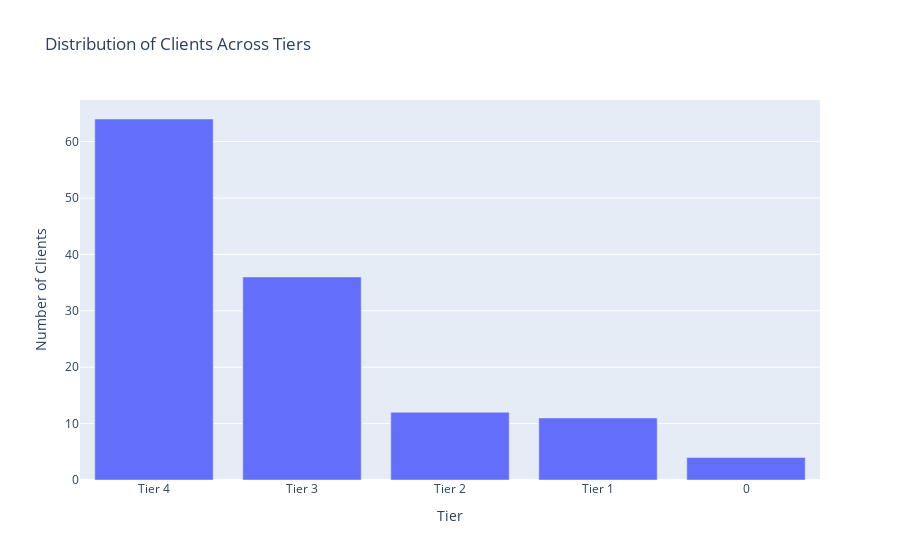
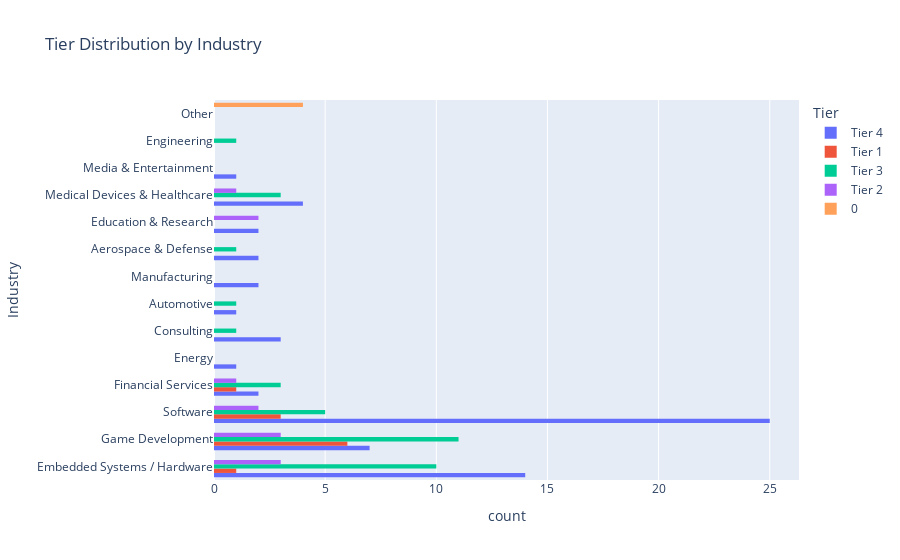
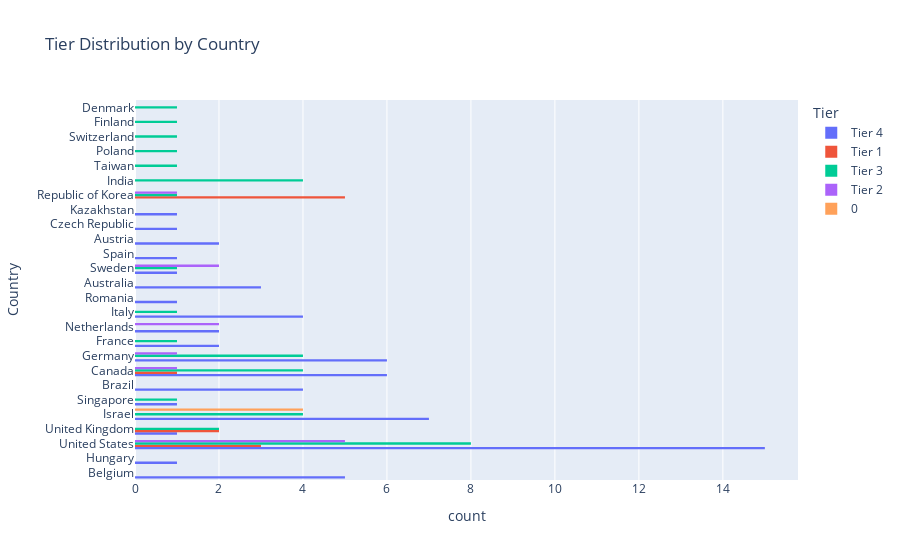
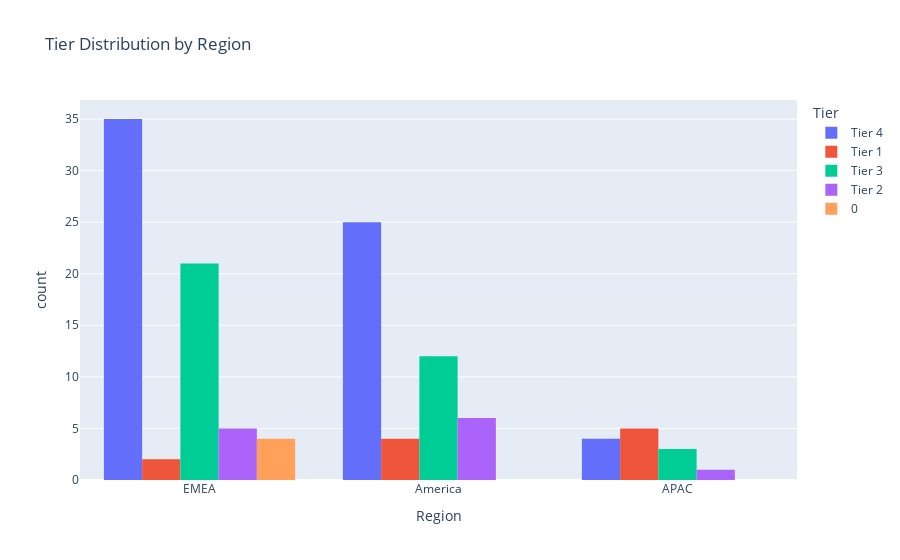

Notebook source saved alongside these figures, in order:
### Code cell
# Data Cleaning
survey_data_cleaned = survey_data.drop([0, 1])  # Drop first two rows
column_names = survey_data.iloc[0]  # Use the first row as column names
survey_data_cleaned.columns = column_names
survey_data_cleaned = survey_data_cleaned[survey_data_cleaned['Tier'] != '0']  # Remove '0' entries in Tier

# EDA: Distribution of clients across different Tiers
tier_distribution = survey_data_cleaned['Tier'].value_counts()
tier_distribution_fig = px.bar(tier_distribution, 
                               x=tier_distribution.index, 
                               y=tier_distribution.values, 
                               labels={'y': 'Number of Clients', 'index': 'Tier'},
                               title='Distribution of Clients Across Tiers')
tier_distribution_fig.show()

# EDA: Relationship between Tier and Industry
industry_tier_fig = px.histogram(survey_data_cleaned, 
                                 y="Industry", 
                                 color="Tier", 
                                 barmode='group',
                                 title='Tier Distribution by Industry')
industry_tier_fig.show()

# EDA: Relationship between Tier and Country
country_tier_fig = px.histogram(survey_data_cleaned, 
                                y="Country", 
                                color="Tier", 
                                barmode='group',
                                title='Tier Distribution by Country')
country_tier_fig.show()

# EDA: Relationship between Tier and Region
region_tier_fig = px.histogram(survey_data_cleaned, 
                               x="Region", 
                               color="Tier", 
                               barmode='group',
                               title='Tier Distribution by Region')
region_tier_fig.show()

# Additional exploration: 'Account ARR' and 'Account Age'
survey_data_cleaned['Account ARR'] = pd.to_numeric(survey_data_cleaned['Account ARR'], errors='coerce')
survey_data_cleaned['Account Age'] = pd.to_numeric(survey_data_cleaned['Account Age'], errors='coerce')

account_arr_fig = px.box(survey_data_cleaned, y='Account ARR', title='Distribution of Account ARR')
account_arr_fig.show()

account_age_fig = px.box(survey_data_cleaned, y='Account Age', title='Distribution of Account Age')
account_age_fig.show()

### Figure 1 — Plotly figure (JSON) as saved in the notebook; plotly's stock layout.template omitted (floating-point values rounded to 4 significant figures)
{"data": [{"alignmentgroup": "True", "hovertemplate": "Tier=%{x}<br>Number of Clients=%{y}<extra></extra>", "legendgroup": "", "marker": {"color": "#636efa", "pattern": {"shape": ""}}, "name": "", "offsetgroup": "", "orientation": "v", "showlegend": false, "textposition": "auto", "type": "bar", "x": ["Tier 4", "Tier 3", "Tier 2", "Tier 1", 0], "xaxis": "x", "y": [64, 36, 12, 11, 4], "yaxis": "y"}], "layout": {"barmode": "relative", "legend": {"tracegroupgap": 0}, "title": {"text": "Distribution of Clients Across Tiers"}, "xaxis": {"anchor": "y", "domain": [0, 1], "title": {"text": "Tier"}}, "yaxis": {"anchor": "x", "domain": [0, 1], "title": {"text": "Number of Clients"}}}}

### Figure 2 — Plotly figure (JSON) as saved in the notebook; plotly's stock layout.template omitted (floating-point values rounded to 4 significant figures)
{"data": [{"alignmentgroup": "True", "bingroup": "y", "hovertemplate": "Tier=Tier 4<br>count=%{x}<br>Industry=%{y}<extra></extra>", "legendgroup": "Tier 4", "marker": {"color": "#636efa", "pattern": {"shape": ""}}, "name": "Tier 4", "offsetgroup": "Tier 4", "orientation": "h", "showlegend": true, "type": "histogram", "xaxis": "x", "y": ["Embedded Systems / Hardware", "Game Development", "Embedded Systems / Hardware", "Software", "Financial Services", "Energy", "Embedded Systems / Hardware", "Embedded Systems / Hardware", "Software", "Software", "Game Development", "Consulting", "Software", "Software", "Game Development", "Automotive", "Manufacturing", "Software", "Software", "Software", "Software", "Aerospace & Defense", "Education & Research", "Medical Devices & Healthcare", "Software", "Embedded Systems / Hardware", "Software", "Medical Devices & Healthcare", "Consulting", "Software", "Aerospace & Defense", "Software", "Software", "Embedded Systems / Hardware", "Software", "Medical Devices & Healthcare", "Embedded Systems / Hardware", "Embedded Systems / Hardware", "Software", "Software", "Software", "Software", "Embedded Systems / Hardware", "Software", "Game Development", "Software", "Software", "Game Development", "Software", "Embedded Systems / Hardware", "Embedded Systems / Hardware", "Financial Services", "Embedded Systems / Hardware", "Consulting", "Medical Devices & Healthcare", "Media & Entertainment", "Manufacturing", "Software", "Education & Research", "Embedded Systems / Hardware", "Software", "Embedded Systems / Hardware", "Game Development", "Game Development"], "yaxis": "y"}, {"alignmentgroup": "True", "bingroup": "y", "hovertemplate": "Tier=Tier 1<br>count=%{x}<br>Industry=%{y}<extra></extra>", "legendgroup": "Tier 1", "marker": {"color": "#EF553B", "pattern": {"shape": ""}}, "name": "Tier 1", "offsetgroup": "Tier 1", "orientation": "h", "showlegend": true, "type": "histogram", "xaxis": "x", "y": ["Game Development", "Game Development", "Software", "Software", "Game Development", "Financial Services", "Game Development", "Embedded Systems / Hardware", "Game Development", "Game Development", "Software"], "yaxis": "y"}, {"alignmentgroup": "True", "bingroup": "y", "hovertemplate": "Tier=Tier 3<br>count=%{x}<br>Industry=%{y}<extra></extra>", "legendgroup": "Tier 3", "marker": {"color": "#00cc96", "pattern": {"shape": ""}}, "name": "Tier 3", "offsetgroup": "Tier 3", "orientation": "h", "showlegend": true, "type": "histogram", "xaxis": "x", "y": ["Game Development", "Automotive", "Embedded Systems / Hardware", "Game Development", "Embedded Systems / Hardware", "Game Development", "Aerospace & Defense", "Game Development", "Software", "Game Development", "Software", "Embedded Systems / Hardware", "Embedded Systems / Hardware", "Embedded Systems / Hardware", "Financial Services", "Embedded Systems / Hardware", "Embedded Systems / Hardware", "Game Development", "Medical Devices & Healthcare", "Game Development", "Consulting", "Engineering", "Embedded Systems / Hardware", "Software", "Financial Services", "Medical Devices & Healthcare", "Medical Devices & Healthcare", "Game Development", "Game Development", "Software", "Software", "Embedded Systems / Hardware", "Game Development", "Embedded Systems / Hardware", "Financial Services", "Game Development"], "yaxis": "y"}, {"alignmentgroup": "True", "bingroup": "y", "hovertemplate": "Tier=Tier 2<br>count=%{x}<br>Industry=%{y}<extra></extra>", "legendgroup": "Tier 2", "marker": {"color": "#ab63fa", "pattern": {"shape": ""}}, "name": "Tier 2", "offsetgroup": "Tier 2", "orientation": "h", "showlegend": true, "type": "histogram", "xaxis": "x", "y": ["Embedded Systems / Hardware", "Medical Devices & Healthcare", "Education & Research", "Financial Services", "Software", "Game Development", "Education & Research", "Game Development", "Embedded Systems / Hardware", "Software", "Game Development", "Embedded Systems / Hardware"], "yaxis": "y"}, {"alignmentgroup": "True", "bingroup": "y", "hovertemplate": "Tier=0<br>count=%{x}<br>Industry=%{y}<extra></extra>", "legendgroup": "0", "marker": {"color": "#FFA15A", "pattern": {"shape": ""}}, "name": "0", "offsetgroup": "0", "orientation": "h", "showlegend": true, "type": "histogram", "xaxis": "x", "y": ["Other", "Other", "Other", "Other"], "yaxis": "y"}], "layout": {"barmode": "group", "legend": {"title": {"text": "Tier"}, "tracegroupgap": 0}, "title": {"text": "Tier Distribution by Industry"}, "xaxis": {"anchor": "y", "domain": [0, 1], "title": {"text": "count"}}, "yaxis": {"anchor": "x", "domain": [0, 1], "title": {"text": "Industry"}}}}

### Figure 3 — Plotly figure (JSON) as saved in the notebook; plotly's stock layout.template omitted (floating-point values rounded to 4 significant figures)
{"data": [{"alignmentgroup": "True", "bingroup": "y", "hovertemplate": "Tier=Tier 4<br>count=%{x}<br>Country=%{y}<extra></extra>", "legendgroup": "Tier 4", "marker": {"color": "#636efa", "pattern": {"shape": ""}}, "name": "Tier 4", "offsetgroup": "Tier 4", "orientation": "h", "showlegend": true, "type": "histogram", "xaxis": "x", "y": ["Belgium", "Hungary", "Belgium", "United States", "United Kingdom", "Israel", "Singapore", "United States", "United States", "Brazil", "United States", "Israel", "Canada", "United States", "United States", "Belgium", "Canada", "Germany", "Canada", "France", "France", "Netherlands", "Netherlands", "United States", "Brazil", "United States", "Germany", "Israel", "Italy", "Germany", "Israel", "Germany", "Germany", "Germany", "Romania", "Belgium", "Australia", "Belgium", "Sweden", "Australia", "United States", "United States", "Australia", "United States", "United States", "Canada", "United States", "Spain", "Brazil", "Brazil", "United States", "Austria", "Israel", "Italy", "Israel", "United States", "Canada", "Israel", "Austria", "Italy", "Canada", "Italy", "Czech Republic", "Kazakhstan"], "yaxis": "y"}, {"alignmentgroup": "True", "bingroup": "y", "hovertemplate": "Tier=Tier 1<br>count=%{x}<br>Country=%{y}<extra></extra>", "legendgroup": "Tier 1", "marker": {"color": "#EF553B", "pattern": {"shape": ""}}, "name": "Tier 1", "offsetgroup": "Tier 1", "orientation": "h", "showlegend": true, "type": "histogram", "xaxis": "x", "y": ["Republic of Korea", "Republic of Korea", "United States", "United States", "Republic of Korea", "United Kingdom", "Republic of Korea", "Canada", "United Kingdom", "Republic of Korea", "United States"], "yaxis": "y"}, {"alignmentgroup": "True", "bingroup": "y", "hovertemplate": "Tier=Tier 3<br>count=%{x}<br>Country=%{y}<extra></extra>", "legendgroup": "Tier 3", "marker": {"color": "#00cc96", "pattern": {"shape": ""}}, "name": "Tier 3", "offsetgroup": "Tier 3", "orientation": "h", "showlegend": true, "type": "histogram", "xaxis": "x", "y": ["Italy", "India", "India", "Taiwan", "Singapore", "United States", "United States", "United States", "Germany", "Canada", "Israel", "Germany", "Poland", "United Kingdom", "United States", "Switzerland", "India", "Republic of Korea", "Israel", "United States", "United States", "United States", "India", "Israel", "France", "Germany", "Sweden", "Canada", "United Kingdom", "Finland", "United States", "Germany", "Canada", "Israel", "Denmark", "Canada"], "yaxis": "y"}, {"alignmentgroup": "True", "bingroup": "y", "hovertemplate": "Tier=Tier 2<br>count=%{x}<br>Country=%{y}<extra></extra>", "legendgroup": "Tier 2", "marker": {"color": "#ab63fa", "pattern": {"shape": ""}}, "name": "Tier 2", "offsetgroup": "Tier 2", "orientation": "h", "showlegend": true, "type": "histogram", "xaxis": "x", "y": ["United States", "Germany", "Netherlands", "United States", "United States", "Sweden", "Netherlands", "Republic of Korea", "United States", "Canada", "Sweden", "United States"], "yaxis": "y"}, {"alignmentgroup": "True", "bingroup": "y", "hovertemplate": "Tier=0<br>count=%{x}<br>Country=%{y}<extra></extra>", "legendgroup": "0", "marker": {"color": "#FFA15A", "pattern": {"shape": ""}}, "name": "0", "offsetgroup": "0", "orientation": "h", "showlegend": true, "type": "histogram", "xaxis": "x", "y": ["Israel", "Israel", "Israel", "Israel"], "yaxis": "y"}], "layout": {"barmode": "group", "legend": {"title": {"text": "Tier"}, "tracegroupgap": 0}, "title": {"text": "Tier Distribution by Country"}, "xaxis": {"anchor": "y", "domain": [0, 1], "title": {"text": "count"}}, "yaxis": {"anchor": "x", "domain": [0, 1], "title": {"text": "Country"}}}}

### Figure 4 — Plotly figure (JSON) as saved in the notebook; plotly's stock layout.template omitted (floating-point values rounded to 4 significant figures)
{"data": [{"alignmentgroup": "True", "bingroup": "x", "hovertemplate": "Tier=Tier 4<br>Region=%{x}<br>count=%{y}<extra></extra>", "legendgroup": "Tier 4", "marker": {"color": "#636efa", "pattern": {"shape": ""}}, "name": "Tier 4", "offsetgroup": "Tier 4", "orientation": "v", "showlegend": true, "type": "histogram", "x": ["EMEA", "EMEA", "EMEA", "America", "EMEA", "EMEA", "APAC", "America", "America", "America", "America", "EMEA", "America", "America", "America", "EMEA", "America", "EMEA", "America", "EMEA", "EMEA", "EMEA", "EMEA", "America", "America", "America", "EMEA", "EMEA", "EMEA", "EMEA", "EMEA", "EMEA", "EMEA", "EMEA", "EMEA", "EMEA", "APAC", "EMEA", "EMEA", "APAC", "America", "America", "APAC", "America", "America", "America", "America", "EMEA", "America", "America", "America", "EMEA", "EMEA", "EMEA", "EMEA", "America", "America", "EMEA", "EMEA", "EMEA", "America", "EMEA", "EMEA", "EMEA"], "xaxis": "x", "yaxis": "y"}, {"alignmentgroup": "True", "bingroup": "x", "hovertemplate": "Tier=Tier 1<br>Region=%{x}<br>count=%{y}<extra></extra>", "legendgroup": "Tier 1", "marker": {"color": "#EF553B", "pattern": {"shape": ""}}, "name": "Tier 1", "offsetgroup": "Tier 1", "orientation": "v", "showlegend": true, "type": "histogram", "x": ["APAC", "APAC", "America", "America", "APAC", "EMEA", "APAC", "America", "EMEA", "APAC", "America"], "xaxis": "x", "yaxis": "y"}, {"alignmentgroup": "True", "bingroup": "x", "hovertemplate": "Tier=Tier 3<br>Region=%{x}<br>count=%{y}<extra></extra>", "legendgroup": "Tier 3", "marker": {"color": "#00cc96", "pattern": {"shape": ""}}, "name": "Tier 3", "offsetgroup": "Tier 3", "orientation": "v", "showlegend": true, "type": "histogram", "x": ["EMEA", "EMEA", "EMEA", "APAC", "APAC", "America", "America", "America", "EMEA", "America", "EMEA", "EMEA", "EMEA", "EMEA", "America", "EMEA", "EMEA", "APAC", "EMEA", "America", "America", "America", "EMEA", "EMEA", "EMEA", "EMEA", "EMEA", "America", "EMEA", "EMEA", "America", "EMEA", "America", "EMEA", "EMEA", "America"], "xaxis": "x", "yaxis": "y"}, {"alignmentgroup": "True", "bingroup": "x", "hovertemplate": "Tier=Tier 2<br>Region=%{x}<br>count=%{y}<extra></extra>", "legendgroup": "Tier 2", "marker": {"color": "#ab63fa", "pattern": {"shape": ""}}, "name": "Tier 2", "offsetgroup": "Tier 2", "orientation": "v", "showlegend": true, "type": "histogram", "x": ["America", "EMEA", "EMEA", "America", "America", "EMEA", "EMEA", "APAC", "America", "America", "EMEA", "America"], "xaxis": "x", "yaxis": "y"}, {"alignmentgroup": "True", "bingroup": "x", "hovertemplate": "Tier=0<br>Region=%{x}<br>count=%{y}<extra></extra>", "legendgroup": "0", "marker": {"color": "#FFA15A", "pattern": {"shape": ""}}, "name": "0", "offsetgroup": "0", "orientation": "v", "showlegend": true, "type": "histogram", "x": ["EMEA", "EMEA", "EMEA", "EMEA"], "xaxis": "x", "yaxis": "y"}], "layout": {"barmode": "group", "legend": {"title": {"text": "Tier"}, "tracegroupgap": 0}, "title": {"text": "Tier Distribution by Region"}, "xaxis": {"anchor": "y", "domain": [0, 1], "title": {"text": "Region"}}, "yaxis": {"anchor": "x", "domain": [0, 1], "title": {"text": "count"}}}}
